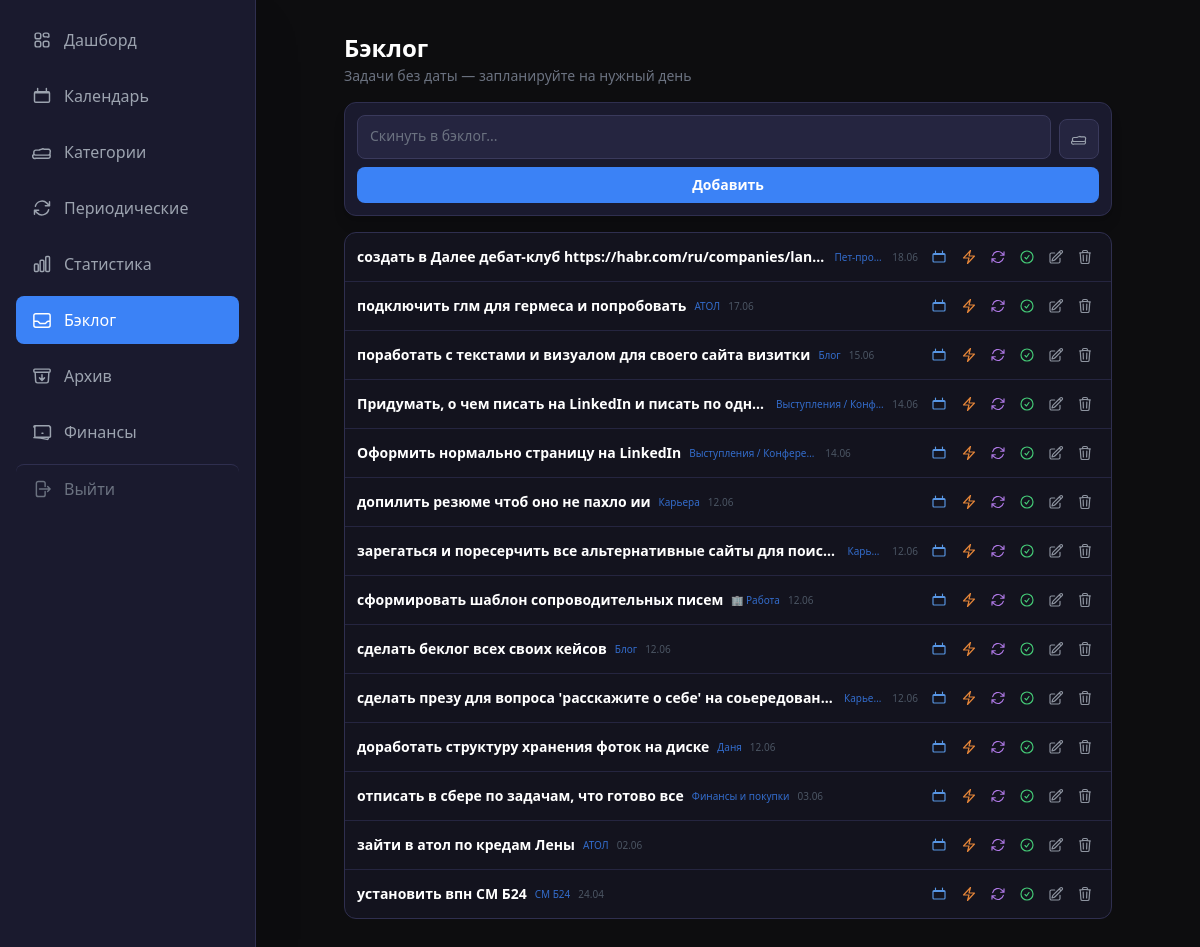
The page /backlog on the database as committed earlier.
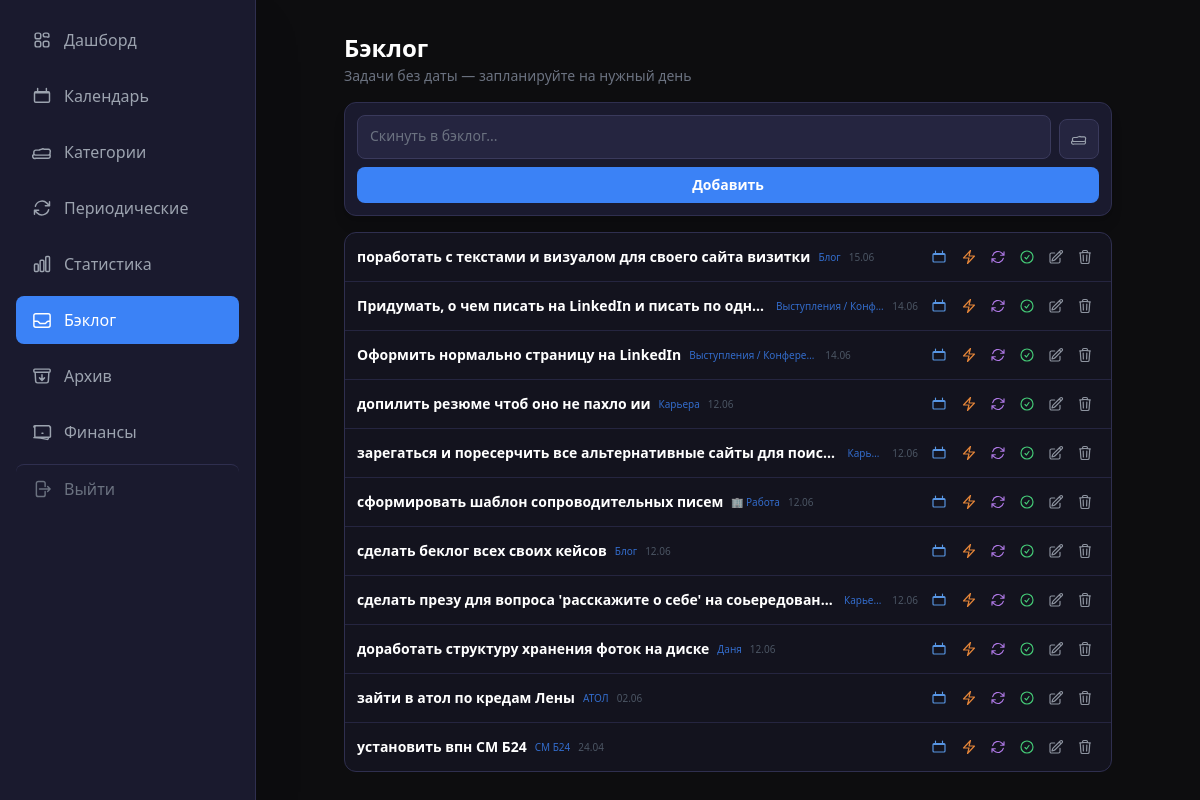
The same page on the database as committed later.
### app/models/task.py (models this page shows)
class Task(Base):
    __tablename__ = "tasks"
    id = Column(Integer, primary_key=True, index=True)
    title = Column(String(500), nullable=False)
    description = Column(String, default="")
    category_id = Column(Integer, ForeignKey("categories.id"), nullable=True, index=True)
    status = Column(String(20), default="новая", index=True)  # новая/в_работе/выполнена/отложена
    priority = Column(String(20), default="средний")  # низкий/средний/высокий
    due_date = Column(Date, nullable=True, index=True)
    due_time = Column(Time, nullable=True) # Время встречи
    created_at = Column(DateTime(timezone=True), server_default=func.now())
    completed_at = Column(DateTime(timezone=True), nullable=True)
    source = Column(String(20), default="web")  # telegram/web/screenshot
    parent_task_id = Column(Integer, ForeignKey("tasks.id"), nullable=True, index=True)
    is_archived = Column(Boolean, default=False, index=True)
    item_kind = Column(String(20), default="task", nullable=False, index=True)  # task
    sort_order = Column(Integer, default=0)
    needs_review = Column(Boolean, default=False)
    message_hash = Column(String(64), nullable=True)
    postpones = Column(Integer, default=0)
    chronic_task = Column(Boolean, default=False, index=True)
    chronic_reviewed = Column(Boolean, default=False)
    tags = Column(String(500), nullable=True) # Теги проекта или контекста (#Антон, #Сбер)
    size = Column(String(4), nullable=True)   # L / XL — крупные задачи (NULL = обычная)
    impact_notes = Column(Text, nullable=True) # Заметки о результате/влиянии
    is_milestone = Column(Boolean, default=False, index=True) # Флаг важного достижения
    estimated_minutes = Column(Integer, nullable=True)
    actual_minutes = Column(Integer, nullable=True)
    category = relationship("Category", back_populates="tasks")
    subtasks = relationship("Task", backref="parent_task", remote_side=[id], lazy="select")

### app/models/category.py (models this page shows)
class Category(Base):
    __tablename__ = "categories"
    id = Column(Integer, primary_key=True, index=True)
    name = Column(String(100), nullable=False, index=True)
    is_global = Column(Boolean, default=False, index=True)
    parent_id = Column(Integer, ForeignKey("categories.id"), nullable=True)
    type = Column(String(20), default="task", index=True)  # task / finance
    created_at = Column(DateTime(timezone=True), server_default=func.now())
    children = relationship("Category", backref="parent", remote_side=[id], lazy="select")
    tasks = relationship("Task", back_populates="category", lazy="select")

### app/web/routes/backlog.py (the view)
@router.get("/backlog", response_class=HTMLResponse)
async def backlog_page(request: Request):
    async with async_session() as db:
        tasks, subtasks_map = await _load_backlog(db)
    categories = await get_categories_list()
    return templates.TemplateResponse(request, "backlog.html", {
        "request": request,
        "tasks": tasks,
        "subtasks_map": subtasks_map,
        "categories": categories,
    })

### app/web/templates/backlog.html (shortened to what this page needs)
{% extends "base.html" %}
{% from 'partials/icons_macros.html' import icon_folder %}
{% block content %}
<div class="backlog-page max-w-3xl mx-auto">
    <div class="mb-4">
        <h1 class="text-2xl font-bold text-white">Бэклог</h1>
        <p class="text-gray-500 text-sm mt-0.5">Задачи без даты — запланируйте на нужный день</p>
    </div>
    <div class="hidden lg:block bg-dark-800 rounded-xl border border-dark-600 p-3 shadow-lg mb-4">
        {% include "partials/backlog_quick_add_form.html" %}
    </div>
    <div id="backlog-list">
        {% include "partials/backlog_list.html" %}
    </div>
</div>
{% endblock %}

### app/web/templates/partials/icons_macros.html (shortened to what the changed rows need)
{% macro icon_check(class='w-5 h-5') %}
<svg class="{{ class }}" fill="none" stroke="currentColor" stroke-width="1.75" viewBox="0 0 24 24" aria-hidden="true">
  <path stroke-linecap="round" stroke-linejoin="round" d="M9 12.75L11.25 15 15 9.75M21 12a9 9 0 11-18 0 9 9 0 0118 0z"/>
</svg>
{% endmacro %}
{% macro icon_calendar(class='w-5 h-5') %}
<svg class="{{ class }}" fill="none" stroke="currentColor" stroke-width="1.75" viewBox="0 0 24 24" aria-hidden="true">
  <path stroke-linecap="round" stroke-linejoin="round" d="M6.75 3v2.25M17.25 3v2.25M4.5 8.25h15M4.5 19.5h15a1.5 1.5 0 001.5-1.5V8.25a1.5 1.5 0 00-1.5-1.5h-15a1.5 1.5 0 00-1.5 1.5v9.75a1.5 1.5 0 001.5 1.5z"/>
</svg>
{% endmacro %}
{% macro icon_edit(class='w-5 h-5') %}
<svg class="{{ class }}" fill="none" stroke="currentColor" stroke-width="1.75" viewBox="0 0 24 24" aria-hidden="true">
  <path stroke-linecap="round" stroke-linejoin="round" d="M16.862 4.487l1.687-1.688a1.875 1.875 0 112.652 2.652L10.582 16.07a4.5 4.5 0 01-1.897 1.13L6 18l.8-2.685a4.5 4.5 0 011.13-1.897l8.932-8.931zm0 0L19.5 7.125M18 14v4.75A2.25 2.25 0 0115.75 21H5.25A2.25 2.25 0 013 18.75V8.25A2.25 2.25 0 015.25 6H10"/>
</svg>
{% endmacro %}
{% macro icon_trash(class='w-4 h-4') %}
<svg class="{{ class }}" fill="none" stroke="currentColor" stroke-width="1.75" viewBox="0 0 24 24" aria-hidden="true">
  <path stroke-linecap="round" stroke-linejoin="round" d="M14.74 9l-.346 9m-4.788 0L9.26 9m9.968-3.21c.342.052.682.107 1.022.166m-1.022-.165L18.16 19.673a2.25 2.25 0 01-2.244 2.077H8.084a2.25 2.25 0 01-2.244-2.077L4.772 5.79m14.456 0a48.108 48.108 0 00-3.478-.397m-12 .562c.34-.059.68-.114 1.022-.165m0 0a48.11 48.11 0 013.478-.397m7.5 0v-.916c0-1.18-.91-2.164-2.09-2.201a51.964 51.964 0 00-3.32 0c-1.18.037-2.09 1.022-2.09 2.201v.916m7.5 0a48.667 48.667 0 00-7.5 0"/>
</svg>
{% endmacro %}
{% macro icon_repeat(class='w-3.5 h-3.5') %}
<svg class="{{ class }}" fill="none" stroke="currentColor" stroke-width="1.75" viewBox="0 0 24 24" aria-hidden="true">
  <path stroke-linecap="round" stroke-linejoin="round" d="M16.023 9.348h4.992v-.001M2.985 19.644v-4.992m0 0h4.992m-4.993 0l3.181 3.183a8.25 8.25 0 0013.803-3.7M4.031 9.865a8.25 8.25 0 0113.803-3.7l3.181 3.182m0-4.991v4.99"/>
</svg>
{% endmacro %}
{% macro icon_bolt(class='w-5 h-5') %}
<svg class="{{ class }}" fill="none" stroke="currentColor" stroke-width="1.75" viewBox="0 0 24 24" aria-hidden="true">
  <path stroke-linecap="round" stroke-linejoin="round" d="M3.75 13.5l10.5-11.25L12 10.5h8.25L9.75 21.75 12 13.5H3.75z"/>
</svg>
{% endmacro %}

### app/web/templates/partials/backlog_list.html (shortened to what this page needs)
{% from 'partials/icons_macros.html' import icon_check, icon_calendar, icon_edit, icon_trash, icon_subtasks, icon_repeat, icon_bolt %}
{% if tasks %}
<div class="rounded-xl border border-dark-600 bg-dark-800/50 overflow-hidden divide-y divide-dark-700">
    {% for task in tasks %}
    <div class="group px-3 py-2.5 sm:py-2 hover:bg-dark-700/40 transition-colors" id="task-{{ task.id }}">
        <div class="flex flex-col gap-2 sm:flex-row sm:items-center sm:gap-2 min-h-[2rem]">
            <div class="flex-1 min-w-0 flex items-center gap-2">
                <h3 class="text-[15px] sm:text-sm font-semibold text-white leading-snug sm:truncate" title="{{ task.title }}">{{ task.title }}</h3>
                {% if task.category %}
                <span class="hidden sm:inline text-[10px] text-accent/80 font-medium truncate max-w-[8rem]"
                      title="{% if task.category.parent %}{{ task.category.parent.name }} → {% endif %}{{ task.category.name }}">
                    {{ task.category.name }}
                </span>
                {% endif %}
                <span class="text-[10px] text-gray-600 tabular-nums shrink-0">{{ task.created_at.strftime('%d.%m') }}</span>
            </div>
            <div class="backlog-actions flex items-center gap-0.5 shrink-0 opacity-100 sm:opacity-90 sm:group-hover:opacity-100 self-end sm:self-auto">
                <form hx-post="/tasks/{{ task.id }}/plan"
                      hx-target="#task-{{ task.id }}"
                      hx-swap="outerHTML"
                      class="inline-flex items-center">
                    <button type="button"
                            onclick="document.getElementById('date-input-{{ task.id }}').classList.toggle('hidden'); document.getElementById('date-input-{{ task.id }}').focus()"
                            class="icon-action icon-action--info"
                            title="Запланировать на дату">
                        {{ icon_calendar('w-4 h-4') }}
                    </button>
                </form>
                <form hx-post="/backlog/{{ task.id }}/plan-today" hx-target="#task-{{ task.id }}" hx-swap="outerHTML" class="inline">
                    <button type="submit" class="icon-action icon-action--today" title="На сегодня">
                        {{ icon_bolt('w-4 h-4') }}
                    </button>
                </form>
                <form hx-post="/backlog/{{ task.id }}/make-recurring-form" hx-target="#task-{{ task.id }}" hx-swap="outerHTML" class="inline">
                    <button type="submit" class="icon-action icon-action--purple" title="В шаблоны">
                        {{ icon_repeat('w-4 h-4') }}
                    </button>
                </form>
                <form hx-post="/tasks/{{ task.id }}/complete" hx-target="#task-{{ task.id }}" hx-swap="outerHTML" class="inline">
                    <button type="submit" class="icon-action icon-action--success" title="Выполнено">
                        {{ icon_check('w-4 h-4') }}
                    </button>
                </form>
                <a href="/tasks/{{ task.id }}/edit" class="icon-link icon-link--muted" title="Редактировать">
                    {{ icon_edit('w-4 h-4') }}
                </a>
                <form hx-delete="/tasks/{{ task.id }}" hx-target="#task-{{ task.id }}" hx-swap="outerHTML" class="inline">
                    <button type="submit" class="icon-action icon-action--danger" title="В архив">
                        {{ icon_trash('w-4 h-4') }}
                    </button>
                </form>
            </div>
        </div>
    </div>
    {% endfor %}
</div>
{% else %}
<div class="text-center py-16 text-gray-500 rounded-xl border border-dashed border-dark-600">
    <p class="text-sm">Бэклог пуст</p>
    <p class="text-xs mt-1 text-gray-600">Напишите задачу выше или переместите сюда с дашборда</p>
</div>
{% endif %}

Rows that differ between the two databases and show on the page:
removed Task: title "создать в Далее дебат-клуб https://habr.com/ru/companies/lan…", category.name "Пет-про…", created_at "18.06"
removed Task: title "подключить глм для гермеса и попробовать", category.name "АТОЛ", created_at "17.06"
no longer on this page (row edited): Task: title "отписать в сбере по задачам, что готово все", category.name "Финансы и покупки", created_at "03.06"
